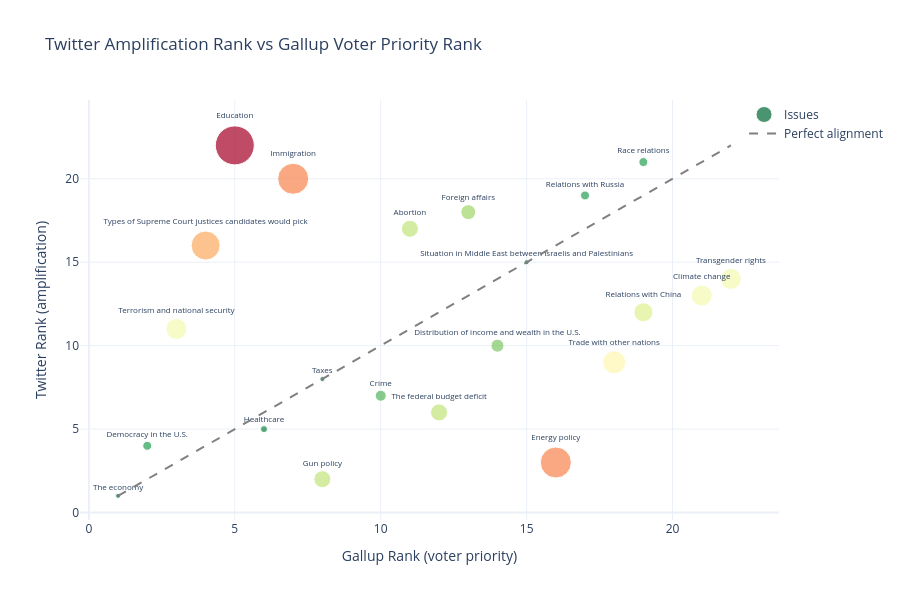

Source (notebook cell):
### Markdown cell above
Key takeaway:
Biggest mismatches: Education, Immigration, Energy policy → these are the most “out of sync.”
Small mismatches: Economy, Taxes, Healthcare → these are more aligned between Twitter and public priorities.

### Code cell
fig2 = go.Figure()

fig2.add_trace(go.Scatter(
    x=dissonance_df['importance_score'].rank(ascending=False).astype(int),
    y=dissonance_df['twitter_rank'],
    mode='markers+text',
    text=dissonance_df['issue'].str[:70],  # increase from 20 to 30
    textposition='top center',
    textfont=dict(size=8),
    name='Issues',  # fixes "trace 0"
    marker=dict(
        size=dissonance_df['dissonance'] * 2 + 5,
        color=dissonance_df['dissonance'],
        colorscale='RdYlGn_r',
        # showscale=True,
        # colorbar=dict(
        #     title='Dissonance',
        #     x=1.15,
        #     thickness=15,
        # )
    )
))

fig2.add_trace(go.Scatter(
    x=list(range(1, 23)),
    y=list(range(1, 23)),
    mode='lines',
    line=dict(color='grey', dash='dash'),
    name='Perfect alignment'
))

fig2.update_layout(
    title='Twitter Amplification Rank vs Gallup Voter Priority Rank',
    xaxis_title='Gallup Rank (voter priority)',
    yaxis_title='Twitter Rank (amplification)',
    template='plotly_white',
    height=600,
    # width=1500,  # wider to fit labels
    # margin=dict(r=200),  # more right margin for colorbar
    legend=dict(x=0.95, y=0.99999, xanchor='left', yanchor='top')
)
fig2.show()

### Figure 1 — Plotly figure (JSON) as saved in the notebook; plotly's stock layout.template omitted (floating-point values rounded to 4 significant figures)
{"data": [{"marker": {"color": [0, 6, 13, 2, 1, 6, 3, 0, 9, 4, 8, 7, 8, 8, 0, 12, 6, 5, 2, 13, 2, 17], "colorscale": [[0, "rgb(0,104,55)"], [0.1, "rgb(26,152,80)"], [0.2, "rgb(102,189,99)"], [0.3, "rgb(166,217,106)"], [0.4, "rgb(217,239,139)"], [0.5, "rgb(255,255,191)"], [0.6, "rgb(254,224,139)"], [0.7, "rgb(253,174,97)"], [0.8, "rgb(244,109,67)"], [0.9, "rgb(215,48,39)"], [1, "rgb(165,0,38)"]], "size": [5, 17, 31, 9, 7, 17, 11, 5, 23, 13, 21, 19, 21, 21, 5, 29, 17, 15, 9, 31, 9, 39]}, "mode": "markers+text", "name": "Issues", "text": ["The economy", "Gun policy", "Energy policy", "Democracy in the U.S.", "Healthcare", "The federal budget deficit", "Crime", "Taxes", "Trade with other nations", "Distribution of income and wealth in the U.S.", "Terrorism and national security", "Relations with China", "Climate change", "Transgender rights", "Situation in Middle East between Israelis and Palestinians", "Types of Supreme Court justices candidates would pick", "Abortion", "Foreign affairs", "Relations with Russia", "Immigration", "Race relations", "Education"], "textfont": {"size": 8}, "textposition": "top center", "type": "scatter", "x": [1, 8, 16, 2, 6, 12, 10, 8, 18, 14, 3, 19, 21, 22, 15, 4, 11, 13, 17, 7, 19, 5], "y": [1, 2, 3, 4, 5, 6, 7, 8, 9, 10, 11, 12, 13, 14, 15, 16, 17, 18, 19, 20, 21, 22]}, {"line": {"color": "grey", "dash": "dash"}, "mode": "lines", "name": "Perfect alignment", "type": "scatter", "x": [1, 2, 3, 4, 5, 6, 7, 8, 9, 10, 11, 12, 13, 14, 15, 16, 17, 18, 19, 20, 21, 22], "y": [1, 2, 3, 4, 5, 6, 7, 8, 9, 10, 11, 12, 13, 14, 15, 16, 17, 18, 19, 20, 21, 22]}], "layout": {"height": 600, "legend": {"x": 0.95, "xanchor": "left", "y": 1.0, "yanchor": "top"}, "title": {"text": "Twitter Amplification Rank vs Gallup Voter Priority Rank"}, "xaxis": {"title": {"text": "Gallup Rank (voter priority)"}}, "yaxis": {"title": {"text": "Twitter Rank (amplification)"}}}}
